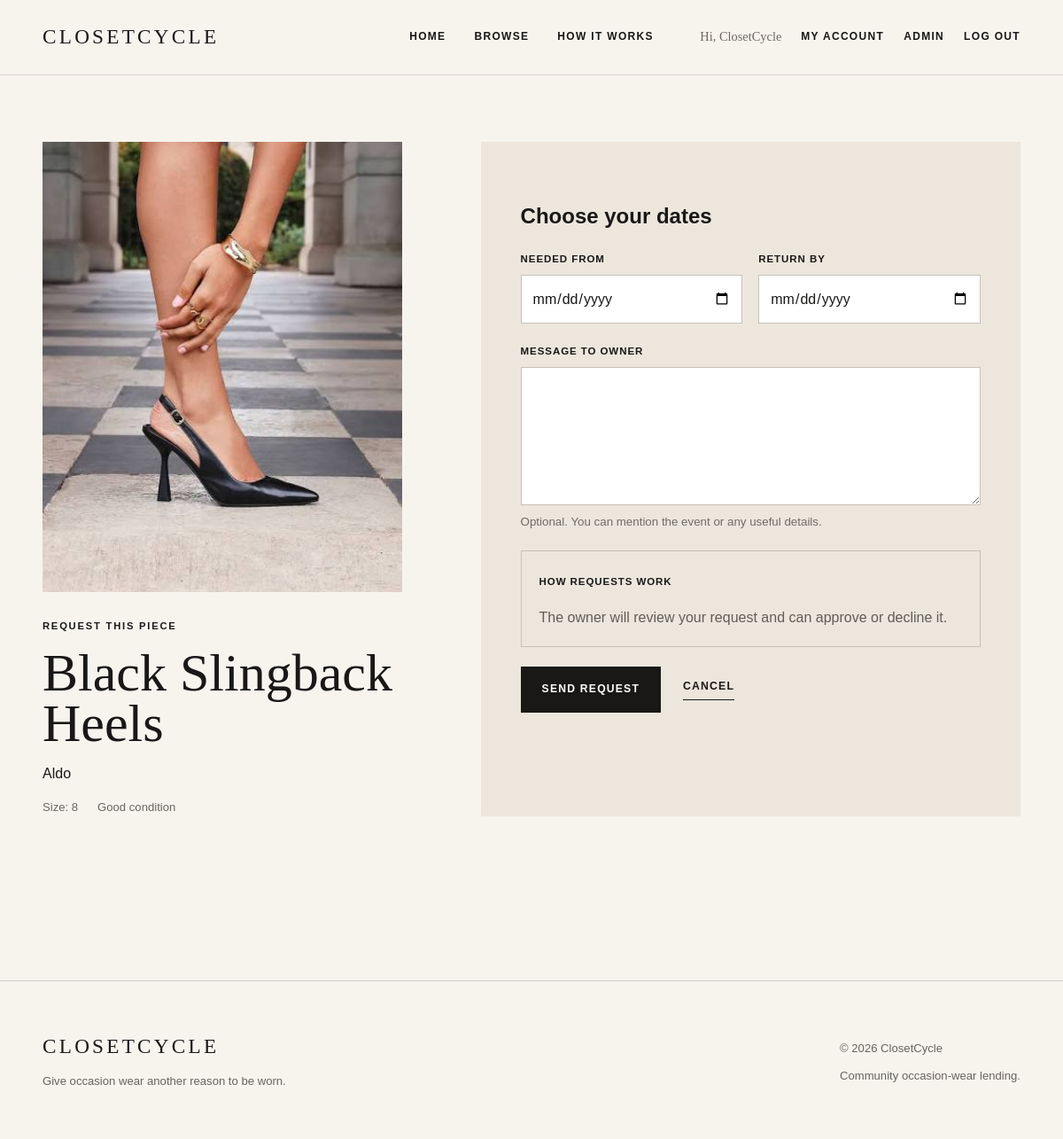
The page /account/request_item.php?id=6 (signed in) on the database its author committed.
### tables this page shows
CREATE TABLE `items` (
  `itemID` int(11) NOT NULL,
  `ownerID` int(11) NOT NULL,
  `categoryID` int(11) NOT NULL,
  `occasionID` int(11) NOT NULL,
  `itemName` varchar(100) NOT NULL,
  `brand` varchar(80) DEFAULT NULL,
  `size` varchar(20) NOT NULL,
  `colour` varchar(50) DEFAULT NULL,
  `itemCondition` enum('New','Like New','Excellent','Good') NOT NULL,
  `description` text NOT NULL,
  `imageName` varchar(255) NOT NULL DEFAULT 'default-item.png',
  `status` enum('Available','Unavailable','On Loan') NOT NULL DEFAULT 'Available',
  `dateAdded` datetime NOT NULL DEFAULT current_timestamp()
);

### account/request_item.php (called while the page is built, shortened)
<?php
require_once __DIR__ .
    '/../config/app.php';
require_once __DIR__ .
    '/../models/Item.php';
$itemID =
    filter_input(
        INPUT_GET,
        'id',
        FILTER_VALIDATE_INT
    );
$item =
    Item::getById($itemID);
$neededFrom = '';
$neededUntil = '';
include __DIR__ .
    '/../views/account/request_item.php';

### models/Item.php (called while the page is built, shortened)
<?php
class Item
{
    public static function getById($itemID)
    {
        $db = Database::getDB();
        $query = '
            SELECT
                i.itemID,
                i.ownerID,
                i.categoryID,
                i.occasionID,
                i.itemName,
                i.brand,
                i.size,
                i.colour,
                i.itemCondition,
                i.description,
                i.imageName,
                i.status,
                i.dateAdded,
                c.categoryName,
                o.occasionName,
                u.firstName,
                u.lastName
            FROM items i
            JOIN categories c ON i.categoryID = c.categoryID
            JOIN occasions o ON i.occasionID = o.occasionID
            JOIN users u ON i.ownerID = u.userID
            WHERE i.itemID = :itemID
        ';
        $statement = $db->prepare($query);
        $statement->bindValue(':itemID', $itemID, PDO::PARAM_INT);
        $statement->execute();
        $item = $statement->fetch();
        return $item;
    }
}

### config/app.php (called while the page is built, shortened)
<?php
function itemImageUrl($imageName)
{
    return BASE_URL .
        '/public/uploads/' .
        rawurlencode($imageName);
}

### views/account/request_item.php (the view, shortened to what this page needs)
<?php
include __DIR__ .
    '/../shared/header.php';
?>
<main>
    <section class="request-page">
        <div class="request-item-summary">
            <div class="request-item-image">
                <img
                    src="<?php
                    echo htmlspecialchars(
                        itemImageUrl(
                            $item['imageName']
                        )
                    );
                    ?>"
                    alt="<?php
                    echo htmlspecialchars(
                        $item['itemName']
                    );
                    ?>">
            </div>
            <p class="eyebrow">
                REQUEST THIS PIECE
            </p>
            <h1>
                <?php
                echo htmlspecialchars(
                    $item['itemName']
                );
                ?>
            </h1>
            <p class="request-brand">
                <?php
                echo htmlspecialchars(
                    $item['brand']
                );
                ?>
            </p>
            <div class="request-item-meta">
                <span>
                    Size:
                    <?php
                    echo htmlspecialchars(
                        $item['size']
                    );
                    ?>
                </span>
                <span>
                    <?php
                    echo htmlspecialchars(
                        $item['itemCondition']
                    );
                    ?>
                    condition
                </span>
            </div>
        </div>
        <div class="form-page-panel">
            <h2>
                Choose your dates
            </h2>
            <form
                action="request_item.php"
                method="post"
                class="form-layout">
                <div class="form-row">
                    <div class="form-group">
                        <label for="neededFrom">
                            Needed From
                        </label>
                        <input
                            type="date"
                            id="neededFrom"
                            name="neededFrom"
                            value="<?php
                            echo htmlspecialchars(
                                $neededFrom
                            );
                            ?>">
                    </div>
                    <div class="form-group">
                        <label for="neededUntil">
                            Return By
                        </label>
                        <input
                            type="date"
                            id="neededUntil"
                            name="neededUntil"
                            value="<?php
                            echo htmlspecialchars(
                                $neededUntil
                            );
                            ?>">
                    </div>
                </div>
                <div class="form-group">
                    <label for="message">
                        Message to Owner
                    </label>
                    <textarea
                        id="message"
                        name="message"
                        rows="5"
                        maxlength="500"><?php
                        ?></textarea>
                    <small>
                        Optional. You can mention
                        the event or any useful details.
                    </small>
                </div>
                <div class="form-note">
                    <strong>
                        How requests work
                    </strong>
                    <p>
                        The owner will review your
                        request and can approve or
                        decline it.
                    </p>
                </div>
                <div class="form-actions">
                    <button
                        type="submit"
                        class="button button-dark">
                        Send Request
                    </button>
                    <a
                        class="text-link"
                        href="<?php
                        echo BASE_URL;
                        ?>/item.php?id=<?php
                        echo (int)
                            $item['itemID'];
                        ?>">
                        Cancel
                    </a>
                </div>
            </form>
        </div>
    </section>
</main>
<?php
include __DIR__ .
    '/../shared/footer.php';
?>

### public/css/main.css (style rules this page uses)
* { box-sizing: border-box; }
html { scroll-behavior: smooth; }
body { margin: 0; background: #f7f4ee; color: #191817; font-family: Arial, Helvetica, sans-serif; line-height: 1.6; }
a { color: inherit; text-decoration: none; }
img { display: block; width: 100%; max-width: 100%; }
button, input, select, textarea { font: inherit; }
main { width: 92%; max-width: 1440px; margin: 0 auto; }
.eyebrow { margin: 0 0 15px; font-size: 0.7rem; font-weight: 700; letter-spacing: 0.16em; text-transform: uppercase; }
.text-link { display: inline-block; padding-bottom: 4px; border-bottom: 1px solid currentColor; font-size: 0.77rem; font-weight: 700; letter-spacing: 0.09em; text-transform: uppercase; }
.button { display: inline-block; padding: 15px 23px; border: 1px solid #191817; font-size: 0.76rem; font-weight: 700; letter-spacing: 0.1em; text-transform: uppercase; }
.button-dark { background: #191817; color: #ffffff; }
.form-layout { display: flex; flex-direction: column; gap: 22px; }
.form-row { display: grid; grid-template-columns: 1fr 1fr; gap: 18px; }
.form-group { display: flex; flex-direction: column; gap: 8px; }
.form-group label { font-size: 0.72rem; font-weight: 700; letter-spacing: 0.08em; text-transform: uppercase; }
.form-group input, .form-group select, .form-group textarea { width: 100%; padding: 13px 12px; background: #ffffff; border: 1px solid #c9c1b7; color: #191817; }
.form-group small { color: #716a63; }
.form-page-panel { padding: 45px; background: #ece6dd; }
.form-group textarea { resize: vertical; }
.form-note { padding: 20px; border: 1px solid #c9c1b7; color: #625c55; }
.form-note strong { color: #191817; font-size: 0.72rem; letter-spacing: 0.08em; text-transform: uppercase; }
.form-note p { margin-bottom: 0; }
.form-actions { display: flex; align-items: center; gap: 25px; }
.request-page { padding: 75px 0; display: grid; grid-template-columns: 0.8fr 1.2fr; gap: 8%; }
.request-item-image { max-width: 420px; margin-bottom: 30px; background: #e8e2d8; }
.request-item-image img { width: 100%; aspect-ratio: 4 / 5; object-fit: cover; }
.request-item-summary h1 { margin: 0; font-family: Georgia, 'Times New Roman', serif; font-size: clamp( 3rem, 5vw, 5rem ); font-weight: 400; line-height: 0.95; }
.request-brand { margin: 15px 0; }
.request-item-meta { display: flex; flex-wrap: wrap; gap: 10px 22px; color: #6d665f; font-size: 0.82rem; }

### rows shown on the page
items: imageName (picture), itemName "Black Slingback Heels", brand "Aldo", size "8", itemCondition "Good"

### other values the page prints
$currentUser['firstName'] "ClosetCycle"
